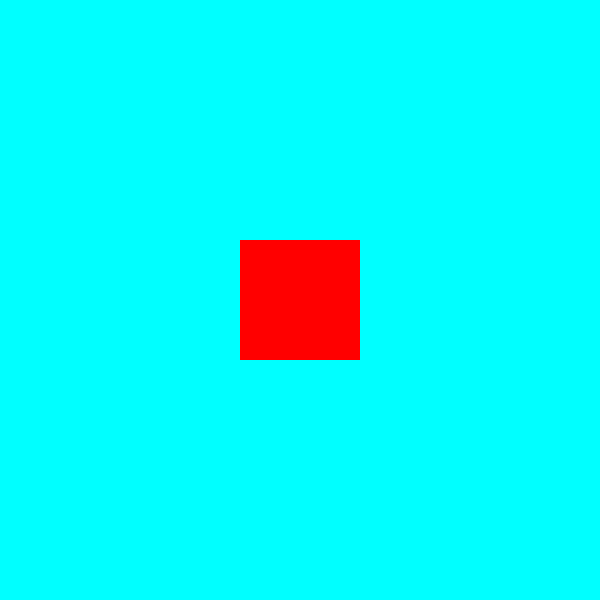
Frame 1 (no input)
Frame 60 (the mouse pressed at the canvas centre just before this capture): identical to frame 1, image omitted
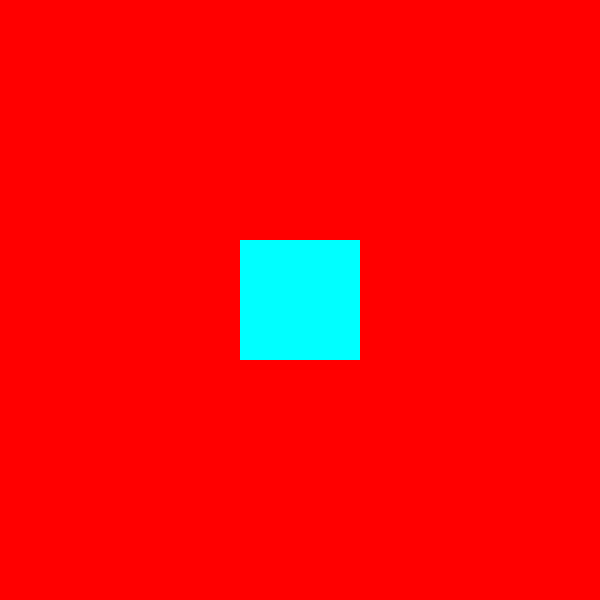
Frame 120 (the mouse held since frame 60 and released just before this capture)

The Processing sketch that drew these frames (run headless with seeded random() and noise(); from frame 60 on, the mouse is pressed at the canvas centre):

// Processing sketch: sketch_1_1_color_basics
// ── sketch_1_1_color_basics.pde
//Aven, See Through Kinect, Spring 2018
//http://aven.cc
//https://github.com/aaaven/STK2018/wiki/

void setup() {
  size(600, 600);
  colorMode(HSB, height, 100, 100);
  rectMode(CENTER);
  noStroke();
}

void draw() {
  int bg = height/2+mouseY;
  if(bg > height) bg -= height; //bg = bg - 360; 
  background(bg, 100, 100); //background
  fill(mouseY, 100, 100);
  rect(width/2, height/2, 120,120);
}
